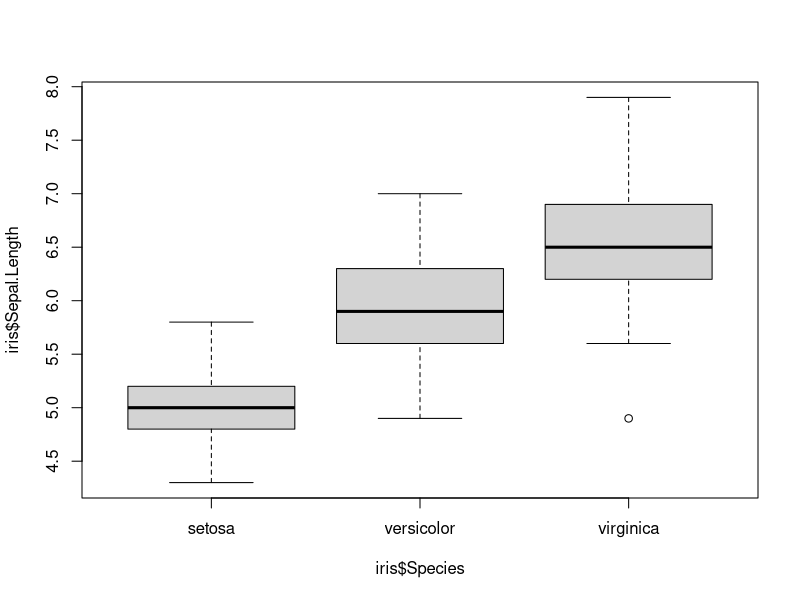

R code for this plot:
## ---- chunk 1

#---------- RSTUDIO STARTER V 2.0  --------------#
#                    -Prepared with care by  AM ;D
                
                                                                          
knitr::opts_chunk$set(echo = TRUE, 
                      message = FALSE, 
                      warning = FALSE)      
library(tidyverse)                
library(ggthemes)                    

theme_set(theme_tufte() +                                     
  theme(text=element_text(family="sans")))  

studentSurvey <- read_csv("Student Data.csv")
deathPenaltyData <- read_csv("death penalty data.csv")
housingData <- read_csv("../Data/House-Sales.csv")

#------------------------------------------------#
## ---- chunk 2
79 - 1.5*4
## ---- chunk 3
83+1.5*4
## ---- chunk 4
(27 - 21)/4
## ---- chunk 5
(650 -  580)/65
## ---- chunk 6
(66.3 - 69)/2.7
## ---- chunk 7
(71.7 - 69)/2.7
## ---- chunk 8
(74.4 - 69)/2.7
## ---- chunk 9
head(iris)
## ---- chunk 10
boxplot(iris$Sepal.Length~iris$Species)
